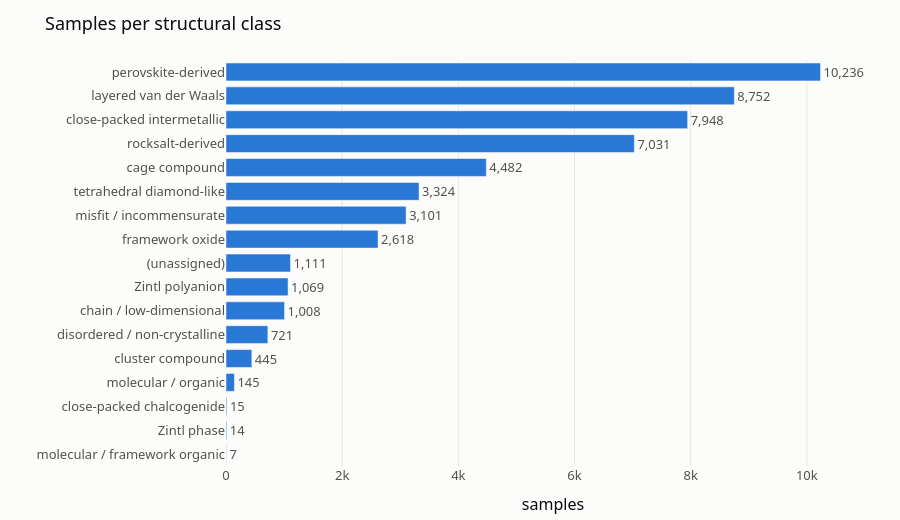

The cell this chart's notebook holds for it:
### Markdown cell above
## 2. Samples by structural class

### Code cell
s_by_class = df_samples.structural_class.value_counts().sort_values()
fig = px.bar(s_by_class, orientation='h', labels={'value': 'samples', 'structural_class': ''},
             title='Samples per structural class', text_auto=',')
fig.update_traces(marker_color=BLUE, textposition='outside', textfont_color='#52514e',
                  hovertemplate='%{y}<br>%{x:,} samples<extra></extra>')
fig.update_layout(showlegend=False, height=520, xaxis_range=[0, s_by_class.max() * 1.1])
fig.show()

### Figure 1 — Plotly figure (JSON) as saved in the notebook; plotly's stock layout.template omitted (floating-point values rounded to 4 significant figures)
{"data": [{"hovertemplate": "%{y}<br>%{x:,} samples<extra></extra>", "legendgroup": "count", "marker": {"color": "#2a78d6", "pattern": {"shape": ""}}, "name": "count", "orientation": "h", "showlegend": true, "textfont": {"color": "#52514e"}, "textposition": "outside", "texttemplate": "%{x:,}", "type": "bar", "x": [7, 14, 15, 145, 445, 721, 1008, 1069, 1111, 2618, 3101, 3324, 4482, 7031, 7948, 8752, 10236], "xaxis": "x", "y": ["molecular / framework organic", "Zintl phase", "close-packed chalcogenide", "molecular / organic", "cluster compound", "disordered / non-crystalline", "chain / low-dimensional", "Zintl polyanion", "(unassigned)", "framework oxide", "misfit / incommensurate", "tetrahedral diamond-like", "cage compound", "rocksalt-derived", "close-packed intermetallic", "layered van der Waals", "perovskite-derived"], "yaxis": "y"}], "layout": {"barmode": "relative", "height": 520, "legend": {"title": {"text": "variable"}, "tracegroupgap": 0}, "showlegend": false, "title": {"text": "Samples per structural class"}, "xaxis": {"anchor": "y", "domain": [0, 1], "range": [0, 11260.0], "title": {"text": "samples"}}, "yaxis": {"anchor": "x", "domain": [0, 1], "title": {"text": ""}}}}
